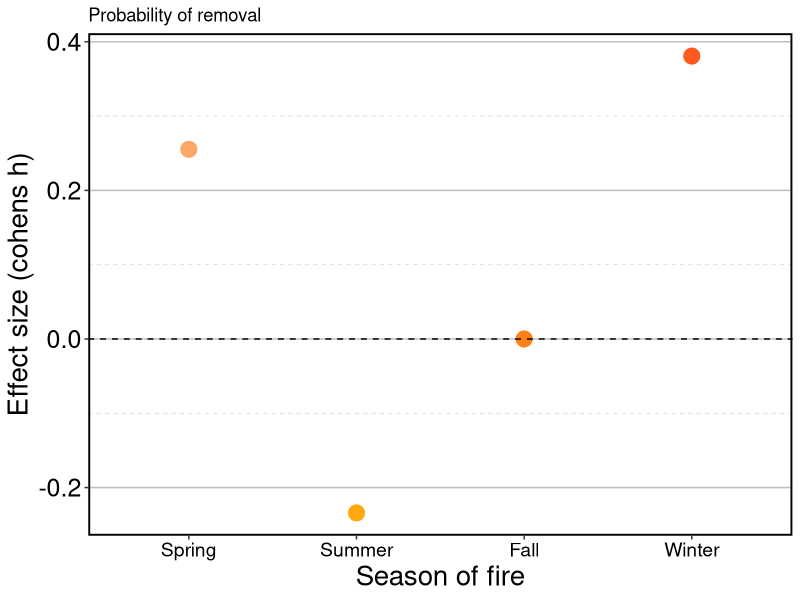

Write the R code that produced this figure. (Note: this script raises an error after producing the figure.)
#### SET UP WORKSPACE ####

library(tidyverse)
library(ggplot2)

firecolors1 <- c("#FE8116", "#FDA766","#FFA80F", "#FE5A1D")


#### Probability of removal - Cohen's h ####

probRem_es <- read_csv("02_Clean_data/propRem_ch.csv")

names(probRem_es)

ggplot(data = probRem_es) +
  geom_point(aes(x=factor(burn_season, 
                          level=c("Spring", "Summer", "Fall", "Winter")),
                 y=cohen.h, color=burn_season),
             size=5)+
  geom_hline(yintercept = 0,
             linetype="dashed")+
  scale_color_manual(values=firecolors1)+
  labs(x="Season of fire",
       y="Effect size (cohens h)",
       title = "Probability of removal")+
  theme_bw()+
  theme(axis.title = element_text(size = 20),
        axis.text.y = element_text(color = "black",
                                   size = 18),
        axis.text.x = element_text(color = "black",
                                   size = 14),
        panel.grid.major.x = element_blank(),
        panel.grid.major.y = element_line(size = 0.5,
                                          colour = "gray"),
        panel.grid.minor.y = element_line(linetype = 2,
                                          color = "lightgray"),
        panel.border = element_rect(colour = "black", 
                                    fill=NA, size=1.3),
        legend.text = element_text(size = 18),
        legend.position="none",
        legend.title = element_text(size = 19))

# ggsave("05_Figures/effsize_remProb_ch.jpg", height=10, width= 10)

#### Probability of Removal - Odds Ratio ####

seasoncolors1 <- c('#40394A','#845EC2','#242424')

remProb.or <- read_csv("02_Clean_data/propRem_or.csv")

ggplot(data=remProb.or)+
  geom_col(aes(x=factor(burn_season, 
                          level=c("Summer", "Fall", "Winter")), 
                 y=odds.ratio, fill=burn_season),
             size = 5)+
  geom_errorbar(aes(x=factor(burn_season, 
                             level=c("Summer", "Fall", "Winter")), 
                    y=odds.ratio, 
                    ymin=lcl,
                    ymax=ucl,
                    fill=burn_season),
                width=.02) +
  scale_fill_manual(values=seasoncolors1)+
  scale_y_continuous(limits=c(-1, 6))+
  geom_hline(yintercept = 0)+
  labs(y="Odds ratio",
       x="Season of fire",
       title="Probability of removal")+
  theme_bw()+
  theme(axis.title = element_text(size = 20),
        axis.text.y = element_text(color = "black",
                                   size = 18),
        axis.text.x = element_text(color = "black",
                                   size = 14),
        panel.grid.major.x = element_blank(),
        panel.grid.major.y = element_line(size = 0.5,
                                          colour = "gray"),
        panel.grid.minor.y = element_line(linetype = 2,
                                          color = "lightgray"),
        panel.border = element_rect(colour = "black", 
                                    fill=NA, size=1.3),
        legend.text = element_text(size = 18),
        legend.position="none",
        legend.title = element_text(size = 19))
  
# ggsave("05_Figures/effsize_remProb_lo.jpg", height=10, width= 10)

#### Amount of dung removed - Log Ratio ####
remno.lr <- read_csv("02_Clean_data/remNo_lrmod.csv")

ggplot() +
  geom_col(data=remno.lr,
           aes(x=factor(burn.season, level=c("Summer", "Fall", "Winter")), 
               y=emmean, 
               fill=burn.season))+
  geom_hline(yintercept = 0,
             linetype = "dashed")+
  geom_errorbar(data=remno.lr, 
                aes(x=burn.season, 
                    y=emmean, 
                    ymin=lower.CL,
                    ymax=upper.CL),
                width=.02,
                color="black")+
  scale_fill_manual(values=seasoncolors1)+
  xlab("Season of burn")+
  ylab("Effect size (lrr)")+
  theme_bw()+
  theme(axis.title = element_text(size = 20),
        axis.text.y = element_text(color = "black",
                                   size = 18),
        axis.text.x = element_text(color = "black",
                                   size = 14),
        panel.grid.major.x = element_blank(),
        panel.grid.major.y = element_line(size = 0.5,
                                          colour = "gray"),
        panel.grid.minor.y = element_line(linetype = 2,
                                          color = "lightgray"),
        panel.border = element_rect(colour = "black", 
                                    fill=NA, size=1.3),
        legend.text = element_text(size = 18),
        legend.position="none",
        legend.title = element_text(size = 19))

ggsave("05_Figures/effsize_remNo_lr.jpg", height=10, width= 10)

#### Amount of dung removed - Cohen's d ####
noRem_cd <- read_csv("02_Clean_data/remno_cd.csv")

ggplot(data=noRem_cd)+
  geom_col(aes(x=factor(burn_season, 
                          level=c("Spring", "Summer", "Fall", "Winter")),
                 y=Estimate,
                 fill=burn_season))+
  geom_hline(yintercept = 0,
             linetype = "dashed")+
  geom_errorbar(data=noRem_cd, 
                aes(x=burn_season, 
                    y=Estimate, 
                    ymin=lcl,
                    ymax=ucl),
                color="black",
                width=0.2)+
  scale_fill_manual(values=firecolors1)+
  labs(x="Season of fire",
       y="Effect size (Cohen's d)",
       title = "Amount of dung removed")+
  theme_bw()+
  theme(axis.title = element_text(size = 20),
        axis.text.y = element_text(color = "black",
                                   size = 18),
        axis.text.x = element_text(color = "black",
                                   size = 14),
        panel.grid.major.x = element_blank(),
        panel.grid.major.y = element_line(size = 0.5,
                                          colour = "gray"),
        panel.grid.minor.y = element_line(linetype = 2,
                                          color = "lightgray"),
        panel.border = element_rect(colour = "black", 
                                    fill=NA, size=1.3),
        legend.text = element_text(size = 18),
        legend.position="none",
        legend.title = element_text(size = 19))

ggsave("05_Figures/effsize_remNo_cd.jpg", height=10, width= 10)

#### Latency - Log ratio ####
seasoncolors1 <- c('#40394A','#845EC2','#242424')
remlat.lr <- read_csv("02_Clean_data/remlat_lrmod.csv")

ggplot() +
  geom_col(data=remlat.lr,
           aes(x=factor(burn.season, level=c("Spring", "Summer", "Fall", "Winter")), y=emmean, fill=burn.season))+
  geom_errorbar(data=remlat.lr, 
                aes(x=burn.season, 
                    y=emmean, 
                    ymin=lower.CL,
                    ymax=upper.CL,
                    color=burn.season),
                width=.09,
                lwd=1,
                position=position_dodge(width=0.5))+
  scale_fill_manual(values=seasoncolors1)+
  xlab("Season of burn")+
  ylab("Effect size")+
  ggtitle("Latency until removal")+
  theme_bw()+
  theme(axis.title = element_text(size = 20),
        axis.text.y = element_text(color = "black",
                                   size = 18),
        axis.text.x = element_text(color = "black",
                                   size = 14),
        panel.grid.major.x = element_blank(),
        panel.grid.major.y = element_line(size = 0.5,
                                          colour = "gray"),
        panel.grid.minor.y = element_line(linetype = 2,
                                          color = "lightgray"),
        panel.border = element_rect(colour = "black", 
                                    fill=NA, size=1.3),
        legend.text = element_text(size = 18),
        legend.position="none",
        legend.title = element_text(size = 19))

ggsave("05_Figures/effsize_remLat_lr.jpg", height=10, width= 10)

#### Latency - Cohen's d ####

lat_cd <- read_csv("02_Clean_data/lat_cd.csv")

ggplot(data=lat_cd)+
  geom_col(aes(x=factor(burn_season,
                           levels=c("Summer", "Fall", "Winter")),
                 y=Estimate,
                 fill=burn_season))+
  geom_hline(yintercept = 0,
             linetype = "dashed")+
  geom_errorbar(aes(x=burn_season, 
                    y=Estimate, 
                    ymin=lcl,
                    ymax=ucl),
                color="black",
                width=0.2)+
  scale_fill_manual(values=firecolors1)+
  labs(x="Season of fire",
       y="Effect size (Cohen's d)",
       title = "Time until dung removal")+
  theme_bw()+
  theme(axis.title = element_text(size = 20),
        axis.text.y = element_text(color = "black",
                                   size = 18),
        axis.text.x = element_text(color = "black",
                                   size = 14),
        panel.grid.major.x = element_blank(),
        panel.grid.major.y = element_line(size = 0.5,
                                          colour = "gray"),
        panel.grid.minor.y = element_line(linetype = 2,
                                          color = "lightgray"),
        panel.border = element_rect(colour = "black", 
                                    fill=NA, size=1.3),
        legend.text = element_text(size = 18),
        legend.position="none",
        legend.title = element_text(size = 19))

# ggsave("05_Figures/effsize_remLat_cd.jpg", height=10, width= 10)

#### Removal Odds Ratio + Removal Amount Effect Size ####

## Odds Ratio

seasoncolors1 <- c('#845EC2','#40394A','#242424')

remProb.or <- read_csv("02_Clean_data/propRem_or.csv")

p1 <- ggplot(data=remProb.or)+
  geom_col(aes(x=factor(burn_season, 
                        levels=c("Summer", "Fall", "Winter")), 
               y=odds.ratio, fill=burn_season),
           size = 5)+
  geom_errorbar(aes(x=factor(burn_season, 
                             levels=c("Summer", "Fall", "Winter")), 
                    y=odds.ratio, 
                    ymin=lcl,
                    ymax=ucl),
                color="black",
                width=.02) +
  scale_fill_manual(values=c('#40394A', '#845EC2', '#242424'))+
  scale_y_continuous(limits=c(-1, 6))+
  geom_hline(yintercept = 0,
             linetype="dashed")+
  labs(y="Odds ratio of removal probability",
       x="Season of fire")+
  theme_bw()+
  theme(axis.title = element_text(size = 20),
        axis.text.y = element_text(color = "black",
                                   size = 18),
        axis.text.x = element_blank(),
        axis.title.x = element_blank(),
        axis.ticks.x = element_blank(),
        panel.grid.major.x = element_blank(),
        panel.grid.major.y = element_line(size = 0.5,
                                          colour = "gray"),
        panel.grid.minor.y = element_line(linetype = 2,
                                          color = "lightgray"),
        panel.border = element_rect(colour = "black", 
                                    fill=NA, size=1.3),
        legend.text = element_text(size = 18),
        legend.position="none",
        legend.title = element_text(size = 19))
p1

## Removal amount

remno.lr <- read_csv("02_Clean_data/remNo_lrmod.csv")

p2 <- ggplot() +
  geom_col(data=remno.lr,
           aes(x=factor(burn.season, 
                        levels=c("Summer", "Fall", "Winter")), 
               y=emmean, 
               fill=burn.season))+
  geom_hline(yintercept = 0,
             linetype = "dashed")+
  geom_errorbar(data=remno.lr, 
                aes(x=burn.season, 
                    y=emmean, 
                    ymin=lower.CL,
                    ymax=upper.CL),
                width=.02,
                color="black")+
  scale_fill_manual(values=c('#845EC2','#40394A', '#242424'),
                    breaks=c('Summer', 'Fall', 'Winter'))+
  xlab("Season of fire")+
  ylab("Effect size (lrr) of removal amount")+
  theme_bw()+
  theme(axis.title = element_text(size = 20),
        axis.text.y = element_text(color = "black",
                                   size = 18),
        axis.text.x = element_blank(),
        axis.title.x = element_blank(),
        axis.ticks.x = element_blank(),
        panel.grid.major.x = element_blank(),
        panel.grid.major.y = element_line(size = 0.5,
                                          colour = "gray"),
        panel.grid.minor.y = element_line(linetype = 2,
                                          color = "lightgray"),
        panel.border = element_rect(colour = "black", 
                                    fill=NA, size=1.3),
        legend.text = element_text(size = 12),
        legend.title = element_text(size = 14))

p2 


## Together

g1 <- plot_grid(p1, 
                p2 + theme(legend.position="none"), 
                nrow=1, 
                align="vh",
                hjust = -1)
g1

# extract legend 

legend <- get_legend(
  p2 + theme(legend.box.margin = margin(0, 0, 0, 12))
)

# cowplot with legend 

g2 <-plot_grid(g1, legend, rel_widths = c(3, .4))

g2

ggsave("05_Figures/effsize_cowplot.jpg", height = 7, width = 15)
